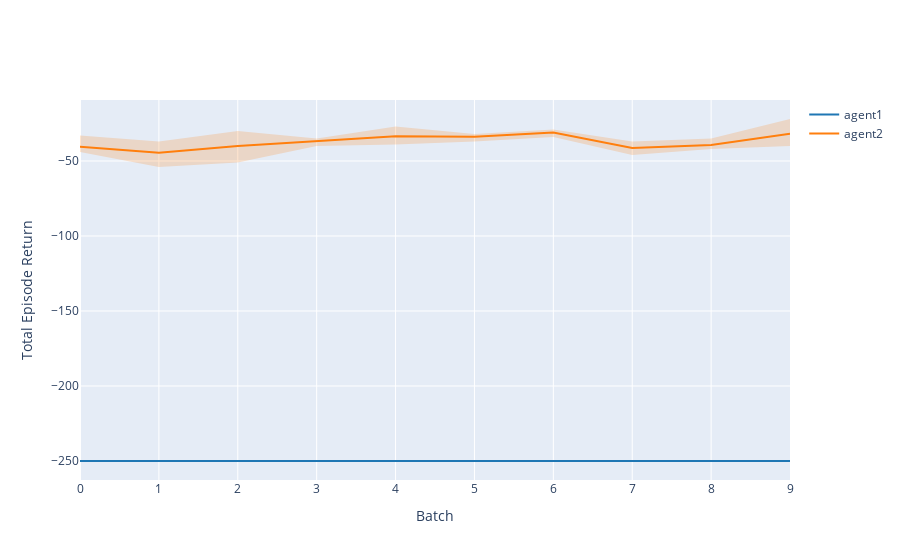
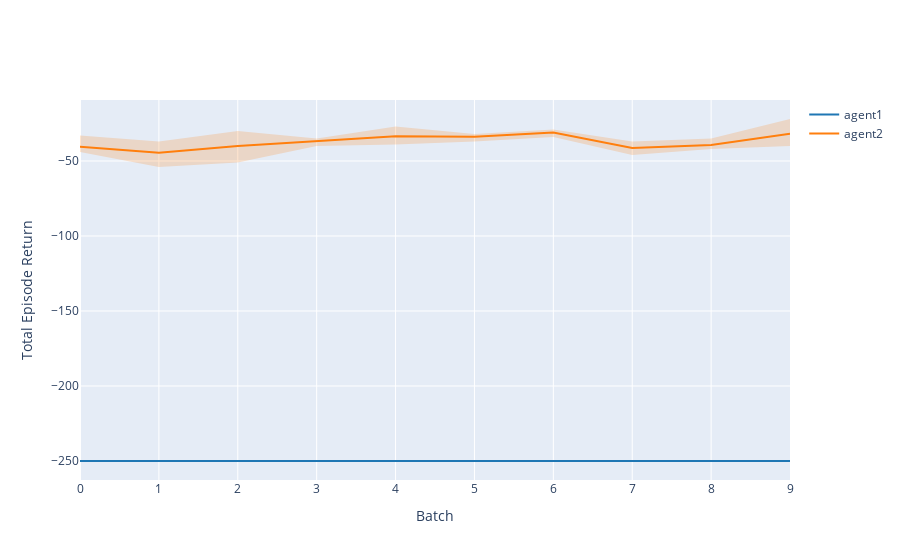

Write notebook code for charts like these, in order.
### Code cell
sim.plot_learning_curves()

### Figure 1 — Plotly figure (JSON) as saved in the notebook; plotly's stock layout.template omitted (floating-point values rounded to 4 significant figures)
{"data": [{"line": {"color": "rgb(31, 119, 180)"}, "mode": "lines", "name": "agent1", "type": "scatter", "x": [0, 1, 2, 3, 4, 5, 6, 7, 8, 9], "y": [-250, -250, -250, -250, -250, -250, -250, -250, -250, -250]}, {"fill": "toself", "fillcolor": "rgba(31, 119, 180,0.2)", "hoverinfo": "skip", "line": {"color": "rgba(255,255,255,0)"}, "showlegend": false, "type": "scatter", "x": [0, 1, 2, 3, 4, 5, 6, 7, 8, 9, 9, 8, 7, 6, 5, 4, 3, 2, 1, 0], "y": [-250, -250, -250, -250, -250, -250, -250, -250, -250, -250, -250, -250, -250, -250, -250, -250, -250, -250, -250, -250]}, {"line": {"color": "rgb(255, 127, 14)"}, "mode": "lines", "name": "agent2", "type": "scatter", "x": [0, 1, 2, 3, 4, 5, 6, 7, 8, 9], "y": [-40.5, -44.5, -40, -37, -33.5, -33.75, -31, -41.25, -39.25, -31.75]}, {"fill": "toself", "fillcolor": "rgba(255, 127, 14,0.2)", "hoverinfo": "skip", "line": {"color": "rgba(255,255,255,0)"}, "showlegend": false, "type": "scatter", "x": [0, 1, 2, 3, 4, 5, 6, 7, 8, 9, 9, 8, 7, 6, 5, 4, 3, 2, 1, 0], "y": [-33, -37, -30, -35, -27, -32, -29, -37, -35, -22, -40, -42, -46, -34, -37, -39, -40, -51, -54, -44]}], "layout": {"xaxis": {"title": {"text": "Batch"}}, "yaxis": {"title": {"text": "Total Episode Return"}}}}

### Figure 2 — Plotly figure (JSON) as saved in the notebook; plotly's stock layout.template omitted (floating-point values rounded to 4 significant figures)
{"data": [{"line": {"color": "rgb(31, 119, 180)"}, "mode": "lines", "name": "agent1", "type": "scatter", "x": [0, 1, 2, 3, 4, 5, 6, 7, 8, 9], "y": [-250, -250, -250, -250, -250, -250, -250, -250, -250, -250]}, {"fill": "toself", "fillcolor": "rgba(31, 119, 180,0.2)", "hoverinfo": "skip", "line": {"color": "rgba(255,255,255,0)"}, "showlegend": false, "type": "scatter", "x": [0, 1, 2, 3, 4, 5, 6, 7, 8, 9, 9, 8, 7, 6, 5, 4, 3, 2, 1, 0], "y": [-250, -250, -250, -250, -250, -250, -250, -250, -250, -250, -250, -250, -250, -250, -250, -250, -250, -250, -250, -250]}, {"line": {"color": "rgb(255, 127, 14)"}, "mode": "lines", "name": "agent2", "type": "scatter", "x": [0, 1, 2, 3, 4, 5, 6, 7, 8, 9], "y": [-40.5, -44.5, -40, -37, -33.5, -33.75, -31, -41.25, -39.25, -31.75]}, {"fill": "toself", "fillcolor": "rgba(255, 127, 14,0.2)", "hoverinfo": "skip", "line": {"color": "rgba(255,255,255,0)"}, "showlegend": false, "type": "scatter", "x": [0, 1, 2, 3, 4, 5, 6, 7, 8, 9, 9, 8, 7, 6, 5, 4, 3, 2, 1, 0], "y": [-33, -37, -30, -35, -27, -32, -29, -37, -35, -22, -40, -42, -46, -34, -37, -39, -40, -51, -54, -44]}], "layout": {"xaxis": {"title": {"text": "Batch"}}, "yaxis": {"title": {"text": "Total Episode Return"}}}}
